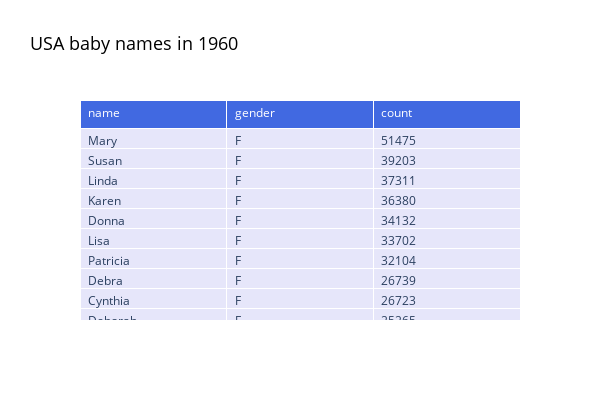

Source (notebook cell):
### Markdown cell above
The United States Social Security Administration maintains records of babies born in the USA each year. Historical data of first names of babies is available on the [Social Security website](https://www.ssa.gov/oact/babynames/limits.html). It provides the number of babies registered with a given first name in a given year. Here is a sample data for the year 1960:

### Code cell
# HIDDEN
#  "nbsphinx": "hidden",

import plotly.graph_objects as go
import pandas as pd

year = 1960
df = pd.read_csv(f"names/yob{year}.txt", names=["name", "gender", "count"] ) 

fig = go.Figure(data=[go.Table(
    name=f"Baby names in {year}",
    columnwidth = 8,
    header=dict(values=df.columns,
                font_color='white',
                fill_color='royalblue',
                align='left'),
    cells=dict(values= [df[c] for c in df.columns],
               fill_color='lavender',
               align='left'))
])

fig.update_layout(title_text=f"USA baby names in {year}", 
                  title_font_color="Black",
                  title_font_size=18,
                  width=600,
                  height=400)

fig.show()
fig.write_html(f"../_static/baby_names/year_names.html", include_plotlyjs='cdn')

### Figure 1 — Plotly figure (JSON) as saved in the notebook; plotly's stock layout.template omitted (floating-point values rounded to 4 significant figures; data arrays with more than 128 entries replaced by an {"elided": "..."} marker saying what was removed)
{"data": [{"cells": {"align": "left", "fill": {"color": "lavender"}, "values": {"elided": "3x11921 mixed values"}}, "columnwidth": 8, "header": {"align": "left", "fill": {"color": "royalblue"}, "font": {"color": "white"}, "values": ["name", "gender", "count"]}, "name": "Baby names in 1960", "type": "table"}], "layout": {"height": 400, "title": {"font": {"color": "Black", "size": 18}, "text": "USA baby names in 1960"}, "width": 600}}
